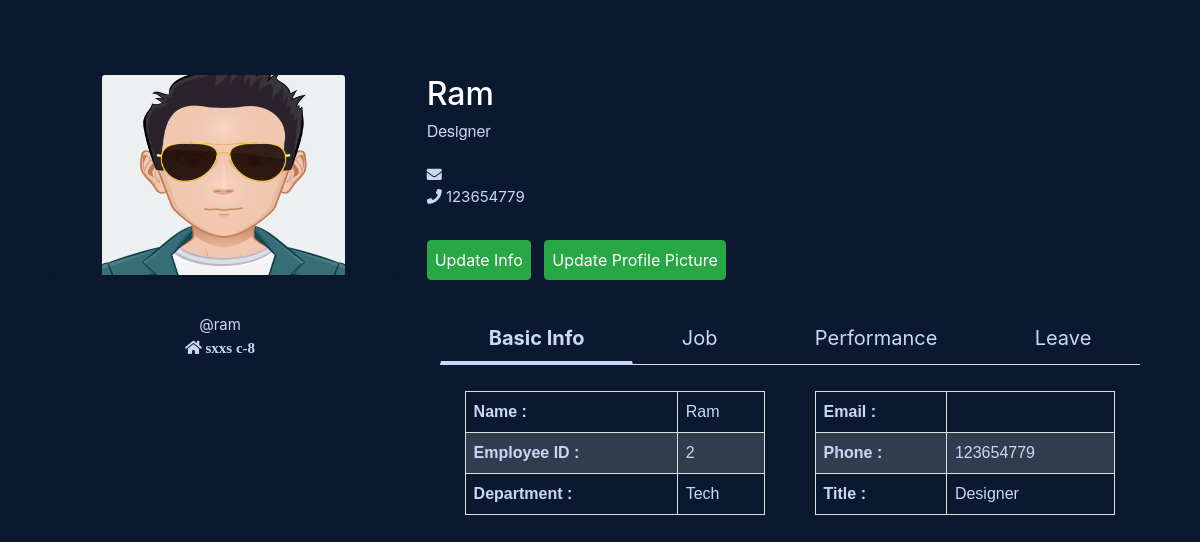
Screenshot of /profile (signed in) with the database file from the repository.
### core/models.py (models this page shows, shortened)
class EmployeePersonalInfo(models.Model):
	user = models.OneToOneField(User, on_delete=models.CASCADE)
	fullname = models.CharField(max_length=50)
	gender = models.CharField(max_length=25, choices=gender_choices)
	age = models.IntegerField()
	image = models.ImageField(default="default.png", upload_to='profile_pics')
	address = models.CharField(max_length=50)
	phone_number = models.CharField(max_length=15, validators=[RegexValidator(r'^\d{1,15}$')])

class EmployeeJobInfo(models.Model):
	user = models.OneToOneField(User, on_delete=models.CASCADE)
	job_title = models.CharField(max_length=50)
	rank = models.CharField(max_length=25, choices=rank_choices)
	working_hours = models.CharField(max_length=25, choices=working_hours_choices)
	department = models.ForeignKey(Department, on_delete=models.SET_NULL, blank=True, null=True)
	roles = models.ForeignKey(Role, on_delete=models.SET_NULL, blank=True, null=True)
	Pay_Grade = models.ForeignKey(PayGrade, on_delete=models.SET_NULL, blank=True, null=True)

class Department(models.Model):
	name = models.CharField(max_length=60)
	description = models.CharField(max_length=264)
	def __str__(self):
		return self.name

### core/views.py (the view)
# urls.py: path('profile', profile, name='profile'),
@login_required(login_url='/login')
def profile(request):
	EPIRecord = EmployeePersonalInfo.objects.filter(user= request.user)
	if not EPIRecord:
		messages.info(request, f'Please update your personal information.')
		return redirect('core:add-personal-info')
	personal_info = EmployeePersonalInfo.objects.get(user=request.user)
	try:
		job_info = EmployeeJobInfo.objects.get(user=request.user)
	except:
		job_info = {
			'department' : 'N/A',
			'job_title' : 'N/A',
			'rank' : 'N/A',
			'working_hours' : 'N/A',
			'roles' : 'N/A',
			'Pay_Grade' : 'N/A'
		}
	user_info = request.user
	context = {
		'personal_info' : personal_info,
		'job_info' : job_info,
		'user_info' : user_info
	}
	return render(request, 'core/profile.html', context)

### core/models.py (called while the page is built)
	def __str__(self):
		return self.name

### core/templates/core/profile.html (shortened to what this page needs)
{% extends 'core/base.html' %}
{% load static %}
{% block content %}
	<div class="container profile" >
      <div class="row" >
        <div class="col-md-4">
          <div class="mb-4 shadow-sm" >
            <img class="bd-placeholder-img card-img-top profile_image" src="{{ personal_info.image.url }}" preserveAspectRatio="xMidYMid slice" focusable="false" role="img" aria-label="Placeholder: Thumbnail"></img>
          </div>
        </div>
        <div class="col-md-8">
        	<h2> {{ personal_info.fullname }} </h2>
        	<h6 class=jobtitle> {{ job_info.job_title }}</h6>
        	<p> <i class="fas fa-envelope"></i> {{ user_info.email }} <br />
        	<i class="fas fa-phone"></i> {{ personal_info.phone_number }} </p>
            {% if is_logged_profile == False %}
                <a href="{% url 'core:update-personal-info' personal_info.pk %}">
                	<button disabled="" type="submit" class="btn btn-success">Update Info</button>
                </a>
                &nbsp;
                <a href="{% url 'core:update-profile-pic' personal_info.pk %}">
                    <button disabled="" type="submit" class="btn btn-success">Update Profile Picture</button>
                </a>
            {% else %}
                <a href="{% url 'core:update-personal-info' personal_info.pk %}">
                <button type="submit" class="btn btn-success">Update Info</button>
                </a>
                <a href="{% url 'core:update-profile-pic' personal_info.pk %}">
                    <button type="submit" class="btn btn-success">Update Profile Picture</button>
                </a>
            {% endif %}
        </div>
      </div>
    </div>
    <div class="container">
    	<div class="row">
    		<div class="col-md-4" style="text-align: center;">
    			<p>
    				@{{user_info.username }} <br>
    				<i class="fa fa-home"> {{ personal_info.address }}</i>
    			</p>
    		</div>
    		<div class="col-md-8">
    			<div class="infotab">
		    	{% include 'core/infotabs.html' %}
			</div>
    		</div>
    	</div>
    </div>
{% endblock %}

### core/templates/core/infotabs.html (shortened to what this page needs)
<section id="tabs">
	<div class="container">
		<div class="row">
			<div class="col-12 ">
				<nav>
					<div class="nav nav-tabs nav-fill" id="nav-tab" role="tablist">
						<a class="nav-item nav-link active" id="nav-home-tab" data-toggle="tab" href="#basic-info" role="tab" aria-controls="nav-home" aria-selected="true">Basic Info</a>
						<a class="nav-item nav-link" id="nav-profile-tab" data-toggle="tab" href="#job-info" role="tab" aria-controls="nav-profile" aria-selected="false">Job</a>
						<a class="nav-item nav-link" id="nav-contact-tab" data-toggle="tab" href="#performance-info" role="tab" aria-controls="nav-contact" aria-selected="false">Performance</a>
						<a class="nav-item nav-link" id="nav-about-tab" data-toggle="tab" href="#leave-info" role="tab" aria-controls="nav-about" aria-selected="false">Leave</a>
					</div>
				</nav>
				<div class="tab-content py-3 px-3 px-sm-0" id="nav-tabContent">
					<div class="tab-pane fade show active" id="basic-info" role="tabpanel" aria-labelledby="nav-home-tab">
						<div class="container">
							<div class="row">
								<div class="col-md-6">
									<table >
										<tr>
											<td>
												<strong> Name : </strong>
											</td>
											<td>
												{{ personal_info.fullname }}
											</td>
										</tr>
										<tr>
											<td>
												<strong>Employee ID :</strong>
											</td>
											<td>
												{{ user_info.id }}
											</td>
										</tr>
										<tr>
											<td>
												<strong>Department :</strong>
											</td>
											<td>{{  job_info.department }}</td>
										</tr>
									</table>
								</div>
								<div class="col-md-6">
									<table >
										<tr>
											<td> <strong> Email : </strong> </td>
											<td>{{ user_info.email }}</td>
										</tr>
										<tr>
											<td><strong>Phone : </strong></td>
											<td>{{ personal_info.phone_number }}</td>
										</tr>
										<tr>
											<td><strong>Title : </strong></td>
											<td> {{  job_info.job_title }}</td>
										</tr>
									</table>
								</div>
							</div>
						</div>
					</div>
				</div>
			</div>
		</div>
	</div>
</section>

### core/static/core/style.css (style rules this page uses)
html, body { background-color: #0a192f; color: rgb(204, 214, 246); }
h1, h2, h3, h4, h5 { color: white; }
p { font-size: 15px; }
.btn { margin-top: 15px; padding: 7px; cursor: pointer; }
.profile { padding: 75px 20px; padding-bottom: 15px; }
.profile_image { width: 70%; height: 200px; cursor: pointer; margin-left: 15%; }
.jobtitle { font-family: fa5-proxima-nova,"Helvetica Neue",Helvetica,Arial,sans-serif; font-weight: lighter; padding-bottom: 15px; }
table { width: 350px; padding: 15px 100px; }
section { padding: 0px 0px; }
#tabs { width: 100%; }
#tabs .nav-tabs .nav-item.show .nav-link, .nav-tabs .nav-link.active { color: #f3f3f3; background-color: transparent; border-color: transparent transparent #f3f3f3; border-bottom: 4px solid !important; font-size: 20px; font-weight: bold; }
#tabs .nav-tabs .nav-link { border: 1px solid transparent; border-top-left-radius: .25rem; border-top-right-radius: .25rem; color: rgb(204, 214, 246); font-size: 20px; }

### assignment/static/assignment/style.css (style rules this page uses)
table { font-family: arial, sans-serif; border-collapse: collapse; width: 94%; margin-left: 3%; margin-top: 3% }
td, th { border: 1px solid #dddddd; text-align: left; padding: 8px; }
tr:nth-child(even) { background-color: #dddddd2e; }
a { color: black; text-decoration: none; }

### rows the page displays
EmployeePersonalInfo: image (placeholder picture), fullname "Ram", phone_number "123654779", address "sxxs c-8"
EmployeeJobInfo: job_title "Designer", department "Tech"

### other values shown
{{ user_info.username }} "ram"
{{ user_info.id }} "2"
